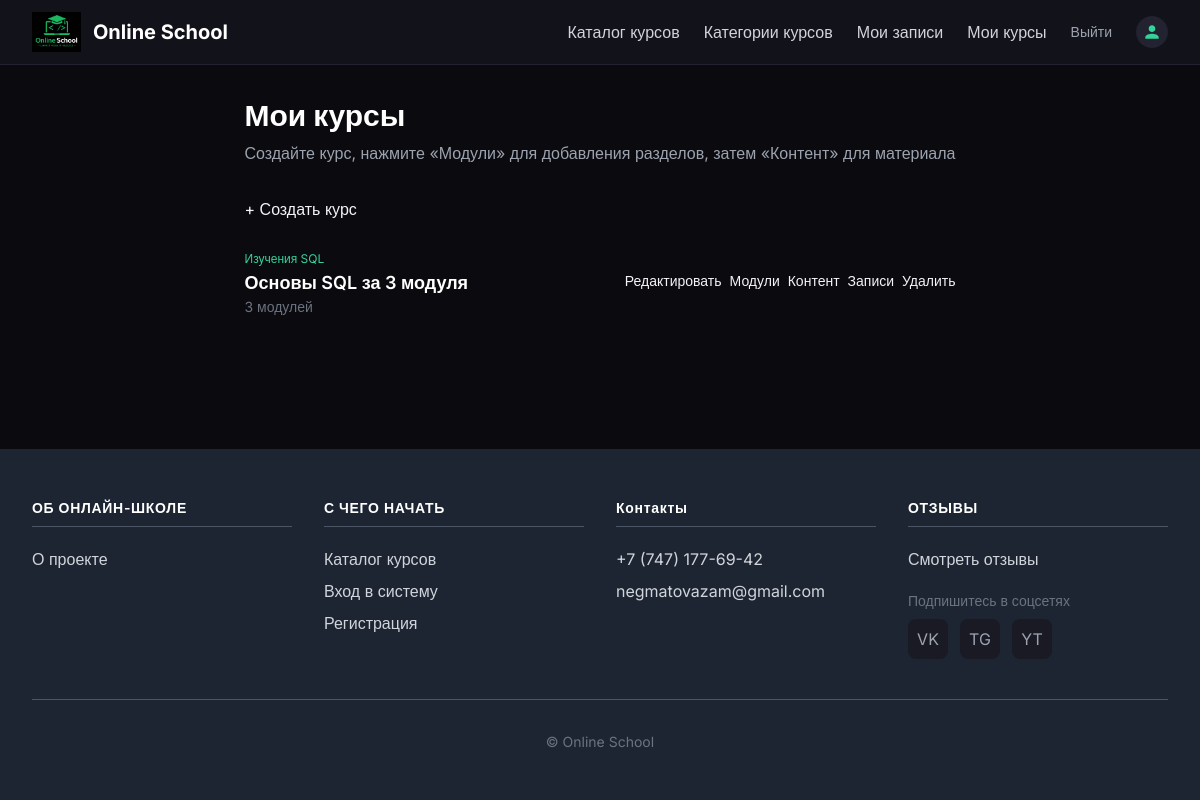
/course/mine/ (signed in), run on the app's committed database.
### courses/models.py (models this page shows, shortened)
class Course(models.Model):
    owner = models.ForeignKey(
        User,
        related_name='courses_created',
        on_delete=models.CASCADE
    )
    subject = models.ForeignKey(
        Subject,
        related_name='courses',
        on_delete=models.CASCADE
    )
    title = models.CharField(max_length=200)
    slug = models.SlugField(max_length=200, unique=True)
    overview = models.TextField()
    created = models.DateTimeField(auto_now_add=True)
    class Meta:
        ordering = ['-created']

class Subject(models.Model):
    title = models.CharField(max_length=200)
    slug = models.SlugField(max_length=200, unique=True)
    class Meta:
        ordering = ['title']

### courses/views.py (the view)
# urls.py: path('mine/', views.ManageCourseListView.as_view(), name='manage_course_list'),
class ManageCourseListView(TeacherAccessMixin, ListView):
    model = Course
    template_name = 'courses/manage/course/list.html'
    def get_queryset(self):
        return Course.objects.filter(owner=self.request.user).prefetch_related('modules')

### courses/context_processors.py (called while the page is built)
def contact_form(request):
    ctx = {'contact_form': ContactForm()}
    if request.user.is_authenticated:
        profile, _ = Profile.objects.get_or_create(user=request.user)
        ctx['user_profile'] = profile
        ctx['user_can_manage_courses'] = (
            request.user.is_staff or
            Course.objects.filter(owner=request.user).exists()
        )
    else:
        ctx['user_profile'] = None
        ctx['user_can_manage_courses'] = False
    return ctx

### courses/views.py (called while the page is built)
    def test_func(self):
        return (
            self.request.user.is_staff or
            Course.objects.filter(owner=self.request.user).exists()
        )

### courses/templates/courses/manage/course/list.html (shortened to what this page needs)
{% extends "base.html" %}
{% block content %}
<div class="mb-8">
    <h1 class="text-3xl font-bold text-white mb-2">Мои курсы</h1>
    <p class="text-gray-400">Создайте курс, нажмите «Модули» для добавления разделов, затем «Контент» для материала</p>
</div>
<div class="mb-6">
    <a href="{% url 'course_create' %}" class="btn-primary">+ Создать курс</a>
</div>
<div class="grid gap-4">
    {% for course in object_list %}
    <div class="card flex items-center justify-between flex-wrap gap-4">
        <div>
            <span class="text-xs text-emerald-400">{{ course.subject.title }}</span>
            <h3 class="text-lg font-semibold text-white">{{ course.title }}</h3>
            <p class="text-sm text-gray-500">{{ course.modules.count }} модулей</p>
        </div>
        <div class="flex flex-wrap gap-2">
            <a href="{% url 'course_edit' course.id %}" class="btn-secondary text-sm">Редактировать</a>
            <a href="{% url 'course_module_update' course.id %}" class="btn-secondary text-sm" title="Добавить и упорядочить модули">Модули</a>
            {% if course.modules.count > 0 %}
            <a href="{% url 'module_content_list' course.modules.all.0.id %}" class="btn-secondary text-sm">Контент</a>
            {% endif %}
            <a href="{% url 'course_enrollment_list' course.id %}" class="btn-secondary text-sm">Записи</a>
            <a href="{% url 'course_delete' course.id %}" class="btn-danger text-sm">Удалить</a>
        </div>
    </div>
    {% empty %}
    <div class="card text-center py-16 text-gray-400">
        <p class="text-lg mb-4">Вы ещё не создали ни одного курса</p>
        <a href="{% url 'course_create' %}" class="btn-primary inline-block">Создать первый курс</a>
    </div>
    {% endfor %}
</div>
{% endblock %}

### courses/templates/base.html (style rules this page uses)
body { font-family: 'Inter', sans-serif; }
.btn-primary { @apply bg-emerald-500 hover:bg-emerald-600 text-white font-medium px-6 py-2.5 rounded-lg transition; }
.btn-secondary { @apply bg-dark-700 hover:bg-dark-600 text-white font-medium px-6 py-2.5 rounded-lg border border-dark-600 transition; }
.btn-danger { @apply bg-red-600 hover:bg-red-700 text-white font-medium px-6 py-2.5 rounded-lg transition; }
.card { @apply bg-dark-800 border border-dark-600 rounded-xl p-6; }

### data on the page
Course: subject "Изучения SQL", title "Основы SQL за 3 модуля", modules.count "3", shows "Контент"
